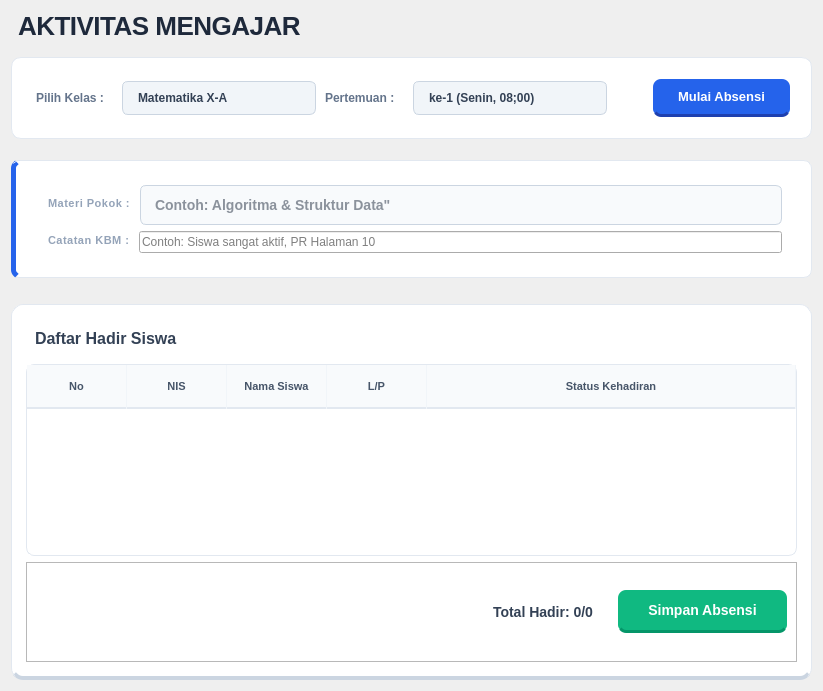
           <widget class="QWidget" name="pageMengajar">
            <property name="styleSheet">
             <string notr="true">/* ============================================================
   HALAMAN MENGAJAR (FULL STYLE - V2.0)
   Clean, Professional, &amp; Integrated Input Form
   ============================================================ */

/* 1. BACKGROUND HALAMAN UTAMA */
QWidget#pageMengajar {
    background-color: #F8FAFC; /* Abu Sangat Muda (Lebih cerah dari F1F5F9) */
}

/* 2. HEADER: JUDUL HALAMAN */
QLabel#lblJudulMengajar {
    font-family: 'Segoe UI', sans-serif;
    font-size: 26px;
    font-weight: 800;       
    color: #1E293B;         
    margin-bottom: 10px;
    letter-spacing: -0.5px;
}

/* 3. AREA FILTER (KOTAK ATAS: KELAS &amp; PERTEMUAN) */
QFrame#frameFilterMengajar {
    background-color: #FFFFFF;
    border: 1px solid #E2E8F0; /* Border lebih halus */
    border-radius: 10px;
    padding: 12px;
}

/* Label Kecil di Filter */
QFrame#frameFilterMengajar QLabel {
    font-weight: 700;
    color: #64748B;
    font-size: 12px;
    text-transform: uppercase;
    margin-right: 8px;
}

/* Dropdown (ComboBox) */
QComboBox {
    background-color: #F1F5F9; 
    border: 1px solid #CBD5E1;
    border-radius: 6px;
    padding: 8px 15px;
    font-weight: 600;
    color: #334155;
    min-width: 140px;
}
QComboBox:focus {
    border: 1px solid #2563EB;
    background-color: #FFFFFF;
}
QComboBox::drop-down {
    border: none;
    background: transparent;
    width: 20px;
}

/* TOMBOL 'MULAI ABSENSI' */
QPushButton#btnMulaiSesi {
    background-color: #2563EB;
    color: #FFFFFF;
    border: none;
    border-radius: 8px;
    font-weight: 800;
    font-size: 13px;
    padding: 10px 25px;
    border-bottom: 3px solid #1E40AF;
}
QPushButton#btnMulaiSesi:hover {
    background-color: #1D4ED8;
    margin-top: 2px;
    border-bottom: 1px solid #1E40AF;
}
QPushButton#btnMulaiSesi:pressed {
    background-color: #1E3A8A;
    border-bottom: none;
    margin-top: 4px;
}

/* ------------------------------------------------------------
   4. [BARU] AREA INPUT JURNAL (MATERI &amp; CATATAN)
   ------------------------------------------------------------ */
QFrame#frameFormInput {
    background-color: #FFFFFF;
    border: 1px solid #E2E8F0;
    border-left: 5px solid #2563EB; /* Aksen Biru di Kiri */
    border-radius: 8px;
    padding: 15px 20px;
    margin-top: 15px;
    margin-bottom: 5px;
}

/* Label Judul Input (Materi Pokok / Catatan) */
QFrame#frameFormInput QLabel {
    font-size: 11px;
    font-weight: 800;
    color: #94A3B8;         /* Abu Soft */
    text-transform: uppercase;
    letter-spacing: 0.5px;
    margin-bottom: 4px;
}

/* Kotak Input Teks */
QLineEdit#inputMateri, QLineEdit#inputCatatanJurnal {
    background-color: #F8FAFC;
    border: 1px solid #CBD5E1;
    border-radius: 6px;
    padding: 10px 12px;     /* Padding Lega */
    font-size: 14px;
    font-weight: 600;
    color: #1E293B;
}

/* Efek saat diklik (Fokus) */
QLineEdit:focus {
    background-color: #FFFFFF;
    border: 2px solid #2563EB; /* Outline Biru */
    color: #0F172A;
}

/* 5. KARTU PEMBUNGKUS TABEL */
QFrame#cardMengajar {
    background-color: #FFFFFF;
    border: 1px solid #E2E8F0;
    border-radius: 12px;
    border-bottom: 4px solid #CBD5E1;
    margin-top: 15px;
    padding: 5px; /* Padding agar tabel tidak nempel pinggir */
}

/* Sub-Judul 'Daftar Hadir Siswa' */
QLabel#lblSubJudulAbsen {
    font-size: 16px;
    font-weight: 800;
    color: #334155;
    margin: 10px 5px;
}

/* 6. TABEL ABSENSI */
QTableWidget#tableAbsensi {
    background-color: #FFFFFF;
    border: 1px solid #E2E8F0;
    border-radius: 8px;
    gridline-color: #F1F5F9;
    font-size: 13px;
    color: #334155;
    selection-background-color: #EFF6FF;
    selection-color: #1E293B;
    outline: none;
}

/* Header Tabel */
QHeaderView::section {
    background-color: #F8FAFC;
    color: #475569;
    padding: 12px 5px;
    border: none;
    border-bottom: 2px solid #E2E8F0;
    border-right: 1px solid #F1F5F9;
    font-weight: 800;
    font-size: 11px;
    text-transform: uppercase;
}

/* Baris Tabel */
QTableWidget::item {
    padding: 5px;
    border-bottom: 1px solid #F8FAFC;
}

/* 7. SPINBOX (INPUT NILAI 0-100) - Agar cantik di dalam tabel */
QSpinBox {
    border: 1px solid #CBD5E1;
    border-radius: 4px;
    padding: 4px;
    background-color: #F8FAFC;
    font-weight: bold;
}
QSpinBox:focus {
    border: 2px solid #2563EB;
    background-color: #FFFFFF;
}

/* 8. FOOTER &amp; TOMBOL SIMPAN */
QLabel#lblTotalHadir {
    font-size: 14px;
    font-weight: 700;
    color: #334155;
    margin-right: 15px;
}

QPushButton#btnSimpanAbsensi {
    background-color: #10B981; /* Hijau Emerald */
    color: white;
    font-weight: 800;
    border-radius: 8px;
    padding: 12px 30px;
    font-size: 14px;
    border-bottom: 3px solid #059669;
}
QPushButton#btnSimpanAbsensi:hover {
    background-color: #059669;
    margin-top: 2px;
    border-bottom: 1px solid #047857;
}
QPushButton#btnSimpanAbsensi:pressed {
    background-color: #047857;
    border-bottom: none;
    margin-top: 4px;
}

/* 9. SCROLLBAR (Minimalis) */
QScrollBar:vertical {
    border: none;
    background: #F1F5F9;
    width: 8px;
    margin: 0px;
    border-radius: 4px;
}
QScrollBar::handle:vertical {
    background: #CBD5E1;
    min-height: 20px;
    border-radius: 4px;
}
QScrollBar::handle:vertical:hover {
    background: #94A3B8;
}
QScrollBar::add-line:vertical, QScrollBar::sub-line:vertical {
    height: 0px;
}</string>
            </property>
            <layout class="QVBoxLayout" name="verticalLayout_17">
             <item>
              <widget class="QLabel" name="lblJudulMengajar">
               <property name="text">
                <string>AKTIVITAS MENGAJAR</string>
               </property>
              </widget>
             </item>
             <item>
              <widget class="QFrame" name="frameFilterMengajar">
               <property name="frameShape">
                <enum>QFrame::Shape::StyledPanel</enum>
               </property>
               <property name="frameShadow">
                <enum>QFrame::Shadow::Raised</enum>
               </property>
               <layout class="QGridLayout" name="gridLayout_2">
                <item row="0" column="0">
                 <layout class="QHBoxLayout" name="horizontalLayout_18">
                  <item>
                   <widget class="QLabel" name="label_3">
                    <property name="text">
                     <string>Pilih Kelas :</string>
                    </property>
                   </widget>
                  </item>
                  <item>
                   <widget class="QComboBox" name="comboPilihKelas">
                    <property name="minimumSize">
                     <size>
                      <width>172</width>
                      <height>0</height>
                     </size>
                    </property>
                    <item>
                     <property name="text">
                      <string>Matematika X-A</string>
                     </property>
                    </item>
                   </widget>
                  </item>
                 </layout>
                </item>
                <item row="0" column="1">
                 <layout class="QHBoxLayout" name="horizontalLayout_17">
                  <item>
                   <widget class="QLabel" name="label_5">
                    <property name="text">
                     <string>Pertemuan :</string>
                    </property>
                   </widget>
                  </item>
                  <item>
                   <widget class="QComboBox" name="comboPertemuan">
                    <property name="minimumSize">
                     <size>
                      <width>172</width>
                      <height>0</height>
                     </size>
                    </property>
                    <item>
                     <property name="text">
                      <string>ke-1 (Senin, 08;00)</string>
                     </property>
                    </item>
                   </widget>
                  </item>
                  <item>
                   <spacer name="horizontalSpacer_3">
                    <property name="orientation">
                     <enum>Qt::Orientation::Horizontal</enum>
                    </property>
                    <property name="sizeHint" stdset="0">
                     <size>
                      <width>40</width>
                      <height>20</height>
                     </size>
                    </property>
                   </spacer>
                  </item>
                 </layout>
                </item>
                <item row="0" column="2">
                 <widget class="QPushButton" name="btnMulaiSesi">
                  <property name="text">
                   <string>Mulai Absensi</string>
                  </property>
                 </widget>
                </item>
               </layout>
              </widget>
             </item>
             <item>
              <widget class="QFrame" name="frameFormInput">
               <property name="styleSheet">
                <string notr="true">
</string>
               </property>
               <property name="frameShape">
                <enum>QFrame::Shape::StyledPanel</enum>
               </property>
               <property name="frameShadow">
                <enum>QFrame::Shadow::Raised</enum>
               </property>
               <layout class="QGridLayout" name="gridLayout_4">
                <item row="0" column="0">
                 <layout class="QHBoxLayout" name="horizontalLayout_16">
                  <item>
                   <widget class="QLabel" name="labelMateri">
                    <property name="text">
                     <string>Materi Pokok :</string>
                    </property>
                   </widget>
                  </item>
                  <item>
                   <widget class="QLineEdit" name="inputMateri">
                    <property name="placeholderText">
                     <string>Contoh: Algoritma &amp; Struktur Data&quot;</string>
                    </property>
                   </widget>
                  </item>
                 </layout>
                </item>
                <item row="1" column="0">
                 <layout class="QHBoxLayout" name="horizontalLayout_26">
                  <item>
                   <widget class="QLabel" name="inputCatatanJurnal">
                    <property name="text">
                     <string>Catatan KBM :</string>
                    </property>
                   </widget>
                  </item>
                  <item>
                   <widget class="QLineEdit" name="inputMateri_2">
                    <property name="placeholderText">
                     <string>Contoh: Siswa sangat aktif, PR Halaman 10</string>
                    </property>
                   </widget>
                  </item>
                 </layout>
                </item>
               </layout>
              </widget>
             </item>
             <item>
              <widget class="QFrame" name="cardMengajar">
               <property name="styleSheet">
                <string notr="true"/>
               </property>
               <property name="frameShape">
                <enum>QFrame::Shape::StyledPanel</enum>
               </property>
               <property name="frameShadow">
                <enum>QFrame::Shadow::Raised</enum>
               </property>
               <layout class="QGridLayout" name="gridLayout_5">
                <item row="0" column="0">
                 <widget class="QLabel" name="lblSubJudulAbsen">
                  <property name="text">
                   <string>Daftar Hadir Siswa</string>
                  </property>
                 </widget>
                </item>
                <item row="1" column="0">
                 <widget class="QTableWidget" name="tableAbsensi">
                  <property name="focusPolicy">
                   <enum>Qt::FocusPolicy::NoFocus</enum>
                  </property>
                  <property name="editTriggers">
                   <set>QAbstractItemView::EditTrigger::NoEditTriggers</set>
                  </property>
                  <property name="selectionBehavior">
                   <enum>QAbstractItemView::SelectionBehavior::SelectRows</enum>
                  </property>
                  <attribute name="horizontalHeaderStretchLastSection">
                   <bool>true</bool>
                  </attribute>
                  <attribute name="verticalHeaderVisible">
                   <bool>false</bool>
                  </attribute>
                  <column>
                   <property name="text">
                    <string>No</string>
                   </property>
                  </column>
                  <column>
                   <property name="text">
                    <string>NIS</string>
                   </property>
                  </column>
                  <column>
                   <property name="text">
                    <string>Nama Siswa</string>
                   </property>
                  </column>
                  <column>
                   <property name="text">
                    <string>L/P</string>
                   </property>
                  </column>
                  <column>
                   <property name="text">
                    <string>Status Kehadiran</string>
                   </property>
                  </column>
                 </widget>
                </item>
                <item row="2" column="0">
                 <widget class="QFrame" name="frame_2">
                  <property name="minimumSize">
                   <size>
                    <width>0</width>
                    <height>100</height>
                   </size>
                  </property>
                  <property name="frameShape">
                   <enum>QFrame::Shape::StyledPanel</enum>
                  </property>
                  <property name="frameShadow">
                   <enum>QFrame::Shadow::Raised</enum>
                  </property>
                  <layout class="QHBoxLayout" name="horizontalLayout_20">
                   <item>
                    <layout class="QHBoxLayout" name="horizontalLayout_19">
                     <item>
                      <spacer name="horizontalSpacer_4">
                       <property name="orientation">
                        <enum>Qt::Orientation::Horizontal</enum>
                       </property>
                       <property name="sizeHint" stdset="0">
                        <size>
                         <width>40</width>
                         <height>20</height>
                        </size>
                       </property>
                      </spacer>
                     </item>
                     <item>
                      <widget class="QLabel" name="lblTotalHadir">
                       <property name="text">
                        <string>Total Hadir: 0/0</string>
                       </property>
                      </widget>
                     </item>
                     <item>
                      <widget class="QPushButton" name="btnSimpanAbsensi">
                       <property name="text">
                        <string>Simpan Absensi</string>
                       </property>
                      </widget>
                     </item>
                    </layout>
                   </item>
                  </layout>
                 </widget>
                </item>
               </layout>
              </widget>
             </item>
            </layout>
           </widget>
